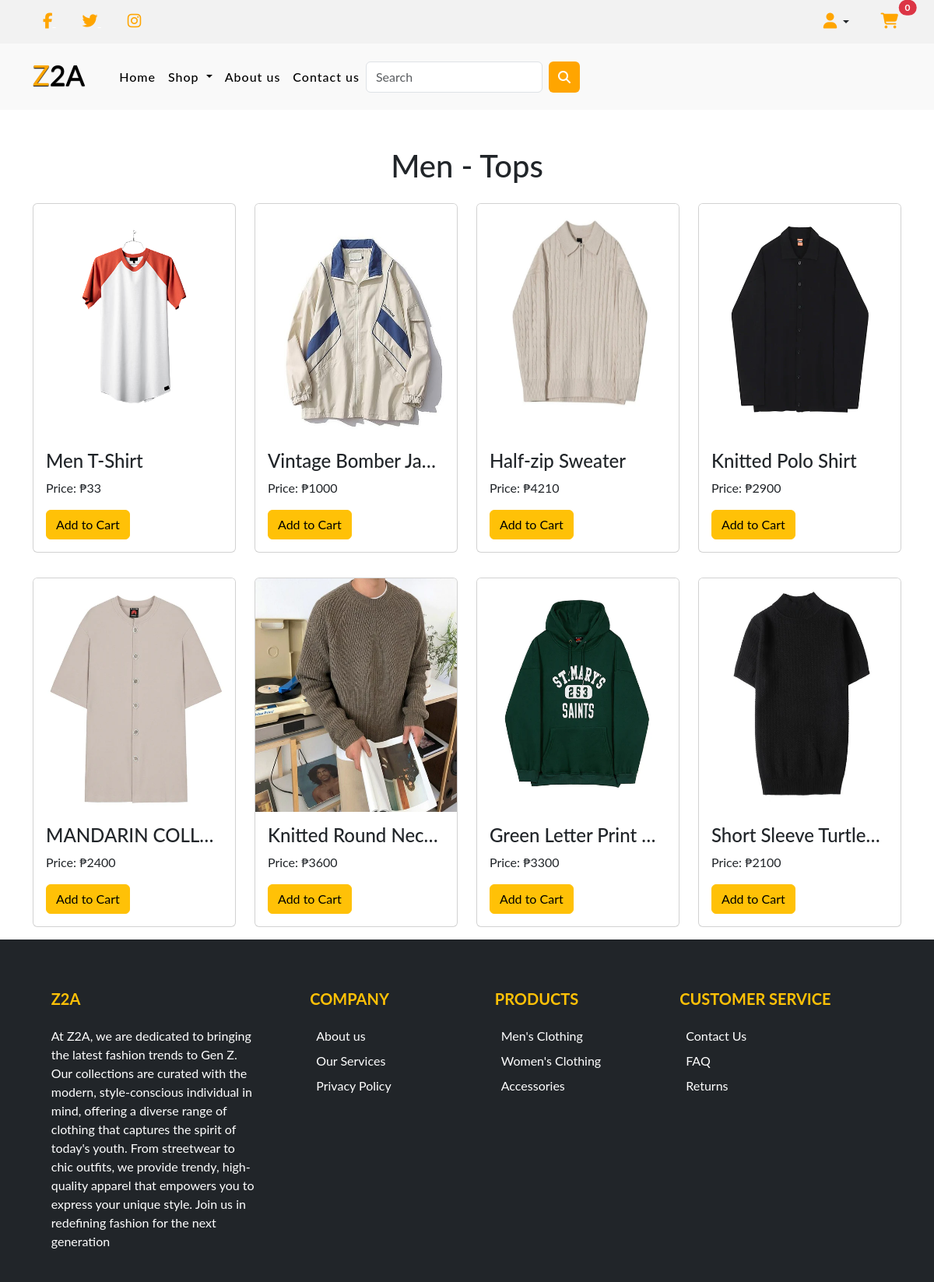
Screenshot of /product.php?p_cat=1&cat_id=1 with the database file from the repository.
### tables this page shows
CREATE TABLE `product_category` (
  `p_cat_id` int(10) NOT NULL,
  `p_cat_title` text NOT NULL,
  `p_cat_desc` text NOT NULL,
  `p_cat_img` int(11) NOT NULL
);

CREATE TABLE `categories` (
  `cat_id` int(100) NOT NULL,
  `cat_title` text NOT NULL,
  `cat_desc` text NOT NULL
);

CREATE TABLE `products` (
  `product_id` int(10) NOT NULL,
  `p_cat_id` int(10) NOT NULL,
  `cat_id` int(10) NOT NULL,
  `date` timestamp NOT NULL DEFAULT current_timestamp() ON UPDATE current_timestamp(),
  `product_title` text NOT NULL,
  `product_img1` text NOT NULL,
  `product_img2` text NOT NULL,
  `product_img3` text NOT NULL,
  `product_price` int(10) NOT NULL,
  `product_desc` text NOT NULL,
  `product_keyword` text NOT NULL
);

### includes/navbar-all.php (the view, shortened to what this page needs)
<nav class="navbar navbar-expand-lg sticky-top" id="navbar">
    <div class="container">
        <a class="navbar-brand" href="index.php" id="logo"><span>Z</span>2A</a>
        <div class="collapse navbar-collapse" id="mynavbar">
            <ul class="navbar-nav me-auto">
                <li class="nav-item">
                    <a class="nav-link active" href="index.php">Home</a>
                </li>
                <li class="nav-item dropdown position-static">
                    <a class="nav-link dropdown-toggle" href="#" id="shopDropdown" role="button" data-bs-toggle="dropdown" aria-expanded="false">
                        Shop
                    </a>
                </li>
                <li class="nav-item">
                    <a class="nav-link" href="#">About us</a>
                </li>
                <li class="nav-item">
                    <a class="nav-link" href="#">Contact us</a>
                </li>
                <form class="d-flex">
                    <input class="form-control me-2" type="text" placeholder="Search">
                    <button class="btn btn-primary" type="button"><i class="fa-solid fa-magnifying-glass"></i></button>
                </form>
            </ul>
        </div>
    </div>
</nav>

### functions/functions.php (shortened to what this page needs)
<?php
function getUserIp()
{
	switch (true) {
		default:
			return $_SERVER['REMOTE_ADDR'];
	}
}
function item()
{
	global $con;
	$ip_add = getUserIp();
	$get_items = "select * from cart where ip_add='$ip_add'";
	$run_item = mysqli_query($con, $get_items);
	$count = mysqli_num_rows($run_item);
	echo $count;
}
function getSpecificProducts()
{
    global $con;
    if (isset($_GET['p_cat']) && isset($_GET['cat_id'])) {
        $p_cat_id = $_GET['p_cat'];
        $cat_id = $_GET['cat_id'];
        $get_p_cat = "SELECT p_cat_title FROM product_category WHERE p_cat_id='$p_cat_id'";
        $run_p_cat = mysqli_query($con, $get_p_cat);
        $row_p_cat = mysqli_fetch_array($run_p_cat);
        $p_cat_title = $row_p_cat['p_cat_title'];
        $get_cat = "SELECT cat_title FROM categories WHERE cat_id='$cat_id'";
        $run_cat = mysqli_query($con, $get_cat);
        $row_cat = mysqli_fetch_array($run_cat);
        $cat_title = $row_cat['cat_title'];
        $get_products = "SELECT * FROM products WHERE p_cat_id='$p_cat_id' AND cat_id='$cat_id'";
        $run_products = mysqli_query($con, $get_products);
        $count = mysqli_num_rows($run_products);
        if ($count == 0) {
            echo "<h1 class='text-center'>No products found in this category</h1>";
        } else {
            echo "<h1 class='text-center'>$p_cat_title - $cat_title</h1>";
        }
        while ($row_products = mysqli_fetch_array($run_products)) {
            $pro_id = $row_products['product_id'];
            $pro_title = $row_products['product_title'];
            $pro_price = $row_products['product_price'];
            $pro_img1 = $row_products['product_img1'];
            echo "
            <div class='col-md-4 col-lg-3 py-3'>
            <div class='card'>
                <img src='admin_area/product_images/$pro_img1' class='card-img-top' alt='$pro_title' style='width: 100%; height: 300px;'>
                <div class='card-body'>
                    <h4 class='card-title text-truncate'>$pro_title</h4>
                    <p class='card-text'>Price: ₱$pro_price</p>
                    <a href='details.php?pro_id=$pro_id' class='btn btn-warning'>Add to Cart</a>
                </div>
            </div>
            </div>
            ";
        }
    }
}
?>

### style.css (style rules this page uses)
* { margin: 0; padding: 0; box-sizing: border-box; text-decoration: none; list-style: none; scroll-behavior: smooth; font-family: "Lato", sans-serif; }
#navbar { background: #f9f9f9; }
#logo { font-size: 36px; font-weight: 550; color: black; text-shadow: 0px 1px 1px black; margin-bottom: 5px; }
#logo span { color: #ffa500; }
.navbar-nav { margin-left: 20px; }
.nav-item .nav-link { font-size: 16px; font-weight: 550; color: black; letter-spacing: 1px; border-radius: 3px; transition: 0.5s ease; }
#navbar form button { background: orange; color: white; border: none; }
.active, .dot:hover { border-color: #00a7ff; }

### rows the page displays
product_category: p_cat_title "Men"
categories: cat_title "Tops"
products: product_img1 (picture), product_title "Men T-Shirt", product_price "33"
products: product_img1 (picture), product_title "Vintage Bomber Ja…", product_price "1000"
products: product_img1 (picture), product_title "Half-zip Sweater", product_price "4210"
products: product_img1 (picture), product_title "Knitted Polo Shirt", product_price "2900"
products: product_img1+product_title (picture), product_title "MANDARIN COLL…", product_price "2400"
products: product_img1 (picture), product_title "Knitted Round Nec…", product_price "3600"
products: product_img1 (picture), product_title "Green Letter Print…", product_price "3300"
products: product_img1+product_title (picture), product_title "Short Sleeve Turtle…", product_price "2100"

### other values shown
$count "0"
